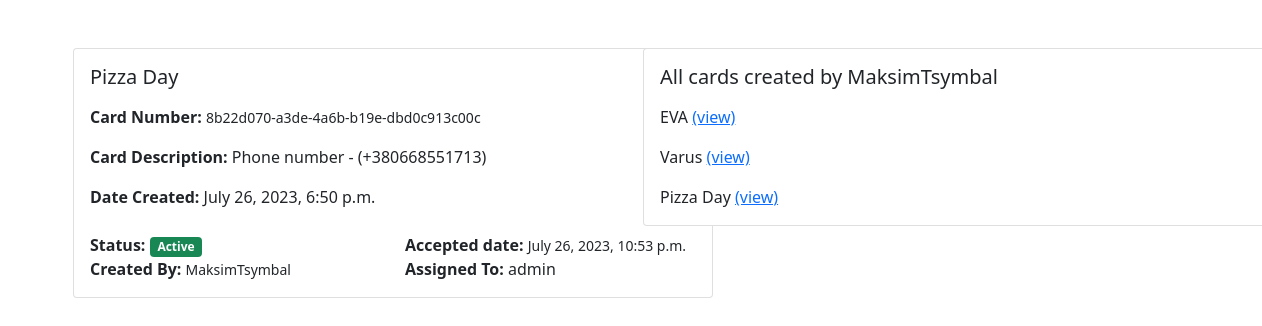
The app's page /card/card_details/4/ with its own data.
### card/models.py (models this page shows)
class Card(models.Model):
    status_choices = (
        ('Active', 'Active'),
        ('Disable', 'Disable'),
        ('Pending', 'Pending')
    )
    card_number = models.UUIDField(default=uuid.uuid4)
    title = models.CharField(max_length=100)
    description = models.TextField()
    created_by = models.ForeignKey(User, models.CASCADE, related_name='created_by')
    date_created = models.DateTimeField(auto_now_add=True)
    assigned_to = models.ForeignKey(User, models.DO_NOTHING, null=True, blank=True)
    is_resolved = models.BooleanField(default=False)
    accepted_date = models.DateTimeField(null=True, blank=True)
    closed_date = models.DateTimeField(null=True, blank=True)
    card_status = models.CharField(max_length=15, choices=status_choices)

### users/models.py (models this page shows)
class User(AbstractUser):
    is_customer = models.BooleanField(default=False)
    is_engineer = models.BooleanField(default=False)
    def __str__(self):
        return self.username

### card/views.py (the view)
# urls.py: path('card_details/<int:pk>/', views.card_details, name='card_details'),
def card_details(request, pk):
    card = Card.objects.get(pk=pk)
    t = User.objects.get(username=card.created_by)
    cards_per_user = t.created_by.all()
    context = {'card': card, 'cards_per_user': cards_per_user}
    return render(request, 'card/card_details.html', context)

### templates/card/card_details.html (shortened to what this page needs)
{% extends 'base.html' %}
{% block content %}
    <div class="row">
        <div class="col-md-6">
            <div class="card mx-auto" style="width: 40rem;">
                <div class="card-body">
                    <h5 class="card-title mb-3">{{ card.title }}</h5>
                    <p><b>Card Number: </b><small>{{ card.card_number }}</small></p>
                    <p class="card-text"><b>Card Description: </b>{{ card.description }}</p>
                    <div class="row">
                        <div class="col">
                            <b>Date Created:</b> {{ card.date_created }}
                        </div>
                    </div> <br>
                    <div class="row">
                        <div class="col">
                            {% if card.is_resolved %}
                            <b>Status:</b> <span class="badge bg-danger">Disabled</span>
                            {% else %}
                            <b>Status:</b> <span class="badge bg-success">Active</span>
                            {% endif %}
                        </div>
                        <div class="col">
                            <b>Accepted date:</b> <small>{{ card.accepted_date }}</small>
                        </div>
                    </div>
                    <div class="row">
                        <div class="col">
                            <b>Created By:</b> <small>{{ card.created_by }}</small>
                        </div>
                        <div class="col">
                            <b>Assigned To:</b> {{ card.assigned_to }}
                        </div>
                    </div>
                </div>
            </div>
        </div>
        <div class="col-md-6">
            <div class="card mx-auto" style="width: 40rem;">
                <div class="card-body">
                    <h5 class="card-title mb-3">All cards created by {{ card.created_by }}</h5>
                    {% for card in cards_per_user %}
                    <p class="card-text">{{ card.title }} <a href="{% url 'card_details' card.pk%}">(view)</a></p>
                    {% endfor %}
                </div>
            </div>
        </div>
    </div>
<br>
{% endblock content %}

### records on screen
Card: title "Pizza Day", card_number "8b22d070-a3de-4a6b-b19e-dbd0c913c00c", description "Phone number - (+380668551713)", date_created "July 26, 2023, 6:50 p.m.", accepted_date "July 26, 2023, 10:53 p.m.", created_by "MaksimTsymbal", assigned_to "admin"
Card: title "EVA"
Card: title "Varus"
